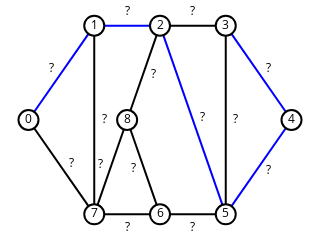

The code cell stored with this chart in its notebook:
### Markdown cell above
### Exercício 5

Use cores para dar um exemplo de caminho no grafo `ug`.

### Code cell
ug.edges[0, 1]['color'] = (0, 0, 255)
ug.edges[1, 2]['color'] = (0, 0, 255)
ug.edges[2, 5]['color'] = (0, 0, 255)
ug.edges[5, 4]['color'] = (0, 0, 255)
ug.edges[4, 3]['color'] = (0, 0, 255)

sn.show_graph(ug, nlab=True, elab=True)

### Figure 1 — Plotly figure (JSON) as saved in the notebook; plotly's stock layout.template omitted (floating-point values rounded to 4 significant figures)
{"data": [{"hoverinfo": "none", "line": {"color": "rgb(0, 0, 255)", "width": 2}, "mode": "lines", "type": "scatter", "uid": "29cdceb0-a243-11e8-9ac4-24f5aaf6d19e", "x": [0, 0.25, null, 0.25, 0.5, null, 0.5, 0.75, null, 0.75, 1, null, 1, 0.75, null], "y": [0.5, 1, null, 1, 1, null, 1, 0, null, 1, 0.5, null, 0.5, 0, null]}, {"hoverinfo": "none", "line": {"color": "rgb(0, 0, 0)", "width": 2}, "mode": "lines", "type": "scatter", "uid": "29cdceb1-a243-11e8-bbe3-24f5aaf6d19e", "x": [0, 0.25, null, 0.25, 0.25, null, 0.5, 0.75, null, 0.5, 0.375, null, 0.75, 0.75, null, 0.75, 0.5, null, 0.5, 0.25, null, 0.5, 0.375, null, 0.25, 0.375, null], "y": [0.5, 0, null, 1, 0, null, 1, 1, null, 1, 0.5, null, 1, 0, null, 0, 0, null, 0, 0, null, 0, 0.5, null, 0, 0.5, null]}, {"hoverinfo": "none", "marker": {"color": "rgb(255, 255, 255)", "line": {"color": "rgb(0, 0, 0)", "width": 2}, "size": 20}, "mode": "markers+text", "text": ["0", "1", "2", "3", "4", "5", "6", "7", "8"], "textfont": {"color": "rgb(0, 0, 0)"}, "textposition": "middle center", "type": "scatter", "uid": "29cdceb2-a243-11e8-86f7-24f5aaf6d19e", "x": [0, 0.25, 0.5, 0.75, 1, 0.75, 0.5, 0.25, 0.375], "y": [0.5, 1, 1, 1, 0.5, 0, 0, 0, 0.5]}, {"hoverinfo": "none", "mode": "text", "text": ["?", "?", "?", "?", "?", "?", "?", "?", "?", "?", "?", "?", "?", "?"], "textfont": {"color": "rgb(0, 0, 0)"}, "textposition": "middle center", "type": "scatter", "uid": "29cdceb3-a243-11e8-8457-24f5aaf6d19e", "x": [0.08835, 0.1616, 0.375, 0.2879, 0.625, 0.6626, 0.4751, 0.9116, 0.7879, 0.9116, 0.625, 0.375, 0.3999, 0.2749], "y": [0.7683, 0.2683, 1.072, 0.5, 1.072, 0.5094, 0.7406, 0.7683, 0.5, 0.2317, -0.07246, -0.07246, 0.2406, 0.2594]}], "layout": {"height": 180, "margin": {"b": 0, "l": 0, "r": 0, "t": 0}, "showlegend": false, "width": 320, "xaxis": {"showgrid": false, "showticklabels": false, "zeroline": false}, "yaxis": {"showgrid": false, "showticklabels": false, "zeroline": false}}}
